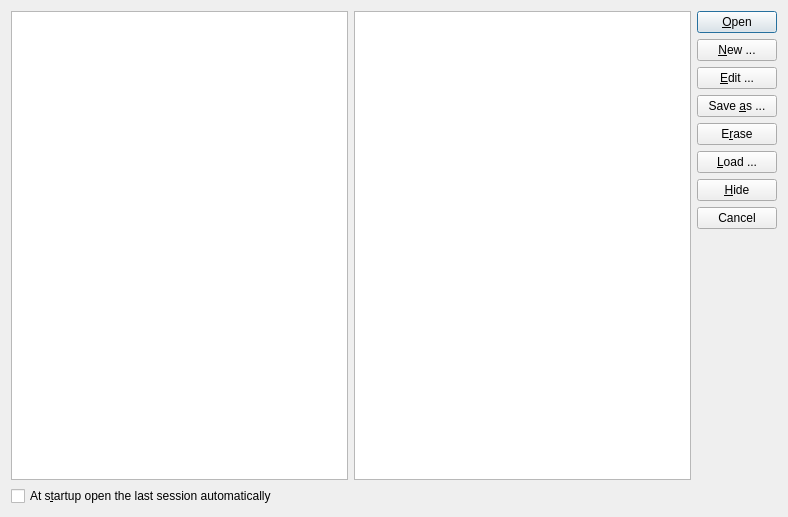
<ui version="4.0" >
 <class>SessionsDlg</class>
 <widget class="QDialog" name="SessionsDlg" >
  <property name="geometry" >
   <rect>
    <x>0</x>
    <y>0</y>
    <width>788</width>
    <height>517</height>
   </rect>
  </property>
  <property name="windowTitle" >
   <string>MP3 Insight - Sessions</string>
  </property>
  <layout class="QVBoxLayout" >
   <item>
    <layout class="QHBoxLayout" >
     <item>
      <widget class="QWidget" native="1" name="widget_2" >
       <layout class="QHBoxLayout" >
        <property name="leftMargin" >
         <number>0</number>
        </property>
        <property name="topMargin" >
         <number>0</number>
        </property>
        <property name="rightMargin" >
         <number>0</number>
        </property>
        <property name="bottomMargin" >
         <number>0</number>
        </property>
        <item>
         <widget class="QTableView" name="m_pSessionsG" >
          <property name="tabKeyNavigation" >
           <bool>false</bool>
          </property>
         </widget>
        </item>
        <item>
         <widget class="QWidget" native="1" name="widget" >
          <layout class="QVBoxLayout" >
           <property name="leftMargin" >
            <number>0</number>
           </property>
           <property name="topMargin" >
            <number>0</number>
           </property>
           <property name="rightMargin" >
            <number>0</number>
           </property>
           <property name="bottomMargin" >
            <number>0</number>
           </property>
           <item>
            <widget class="QTreeView" name="m_pDirectoriesT" />
           </item>
          </layout>
         </widget>
        </item>
       </layout>
      </widget>
     </item>
     <item>
      <widget class="QWidget" native="1" name="widget_3" >
       <layout class="QVBoxLayout" >
        <property name="leftMargin" >
         <number>0</number>
        </property>
        <property name="topMargin" >
         <number>0</number>
        </property>
        <property name="rightMargin" >
         <number>0</number>
        </property>
        <property name="bottomMargin" >
         <number>0</number>
        </property>
        <item>
         <widget class="QPushButton" name="m_pOpenB" >
          <property name="text" >
           <string>&amp;Open</string>
          </property>
          <property name="default" >
           <bool>true</bool>
          </property>
         </widget>
        </item>
        <item>
         <widget class="QPushButton" name="m_pNewB" >
          <property name="text" >
           <string>&amp;New ...</string>
          </property>
         </widget>
        </item>
        <item>
         <widget class="QPushButton" name="m_pEditB" >
          <property name="text" >
           <string>&amp;Edit ...</string>
          </property>
         </widget>
        </item>
        <item>
         <widget class="QPushButton" name="m_pSaveAsB" >
          <property name="text" >
           <string>Save &amp;as ...</string>
          </property>
         </widget>
        </item>
        <item>
         <widget class="QPushButton" name="m_pEraseB" >
          <property name="text" >
           <string>E&amp;rase</string>
          </property>
         </widget>
        </item>
        <item>
         <widget class="QPushButton" name="m_pLoadB" >
          <property name="text" >
           <string>&amp;Load ...</string>
          </property>
         </widget>
        </item>
        <item>
         <widget class="QPushButton" name="m_pHideB" >
          <property name="text" >
           <string>&amp;Hide</string>
          </property>
         </widget>
        </item>
        <item>
         <widget class="QPushButton" name="m_pCancelB" >
          <property name="text" >
           <string>Cancel</string>
          </property>
         </widget>
        </item>
        <item>
         <spacer>
          <property name="orientation" >
           <enum>Qt::Vertical</enum>
          </property>
          <property name="sizeHint" >
           <size>
            <width>20</width>
            <height>40</height>
           </size>
          </property>
         </spacer>
        </item>
       </layout>
      </widget>
     </item>
    </layout>
   </item>
   <item>
    <widget class="QCheckBox" name="m_pOpenLastCkB" >
     <property name="text" >
      <string>At s&amp;tartup open the last session automatically</string>
     </property>
    </widget>
   </item>
  </layout>
 </widget>
 <tabstops>
  <tabstop>m_pSessionsG</tabstop>
  <tabstop>m_pDirectoriesT</tabstop>
  <tabstop>m_pOpenB</tabstop>
  <tabstop>m_pNewB</tabstop>
  <tabstop>m_pEditB</tabstop>
  <tabstop>m_pSaveAsB</tabstop>
  <tabstop>m_pEraseB</tabstop>
  <tabstop>m_pLoadB</tabstop>
  <tabstop>m_pHideB</tabstop>
  <tabstop>m_pCancelB</tabstop>
  <tabstop>m_pOpenLastCkB</tabstop>
 </tabstops>
 <resources/>
 <connections/>
</ui>
